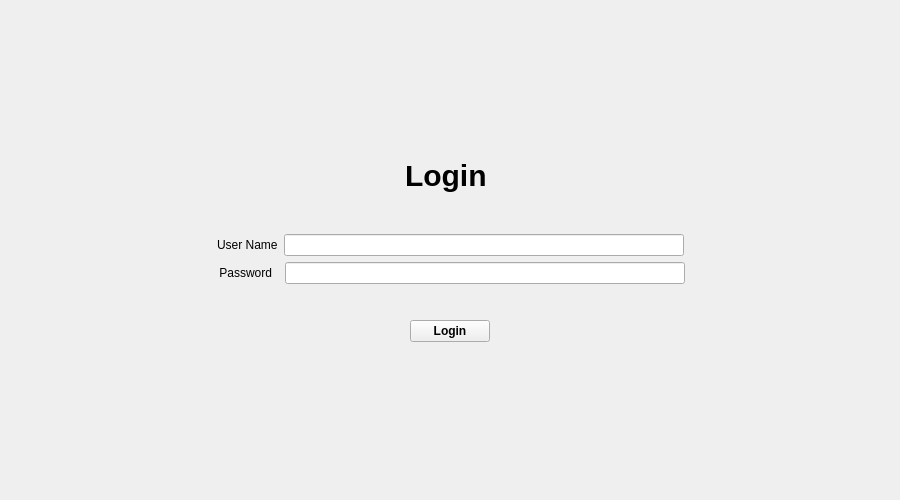
<?xml version="1.0" encoding="UTF-8"?>
<ui version="4.0">
 <class>Form</class>
 <widget class="QWidget" name="Form">
  <property name="geometry">
   <rect>
    <x>0</x>
    <y>0</y>
    <width>900</width>
    <height>500</height>
   </rect>
  </property>
  <property name="sizePolicy">
   <sizepolicy hsizetype="Maximum" vsizetype="Preferred">
    <horstretch>0</horstretch>
    <verstretch>0</verstretch>
   </sizepolicy>
  </property>
  <property name="windowTitle">
   <string>Form</string>
  </property>
  <layout class="QVBoxLayout" name="verticalLayout">
   <item>
    <spacer name="verticalSpacer">
     <property name="orientation">
      <enum>Qt::Vertical</enum>
     </property>
     <property name="sizeHint" stdset="0">
      <size>
       <width>20</width>
       <height>40</height>
      </size>
     </property>
    </spacer>
   </item>
   <item>
    <widget class="QLabel" name="label">
     <property name="styleSheet">
      <string notr="true">font-size : 30px; font-weight:Bold;</string>
     </property>
     <property name="text">
      <string>Login </string>
     </property>
     <property name="alignment">
      <set>Qt::AlignCenter</set>
     </property>
    </widget>
   </item>
   <item>
    <spacer name="verticalSpacer_4">
     <property name="orientation">
      <enum>Qt::Vertical</enum>
     </property>
     <property name="sizeType">
      <enum>QSizePolicy::Maximum</enum>
     </property>
     <property name="sizeHint" stdset="0">
      <size>
       <width>20</width>
       <height>35</height>
      </size>
     </property>
    </spacer>
   </item>
   <item>
    <layout class="QHBoxLayout" name="horizontalLayout">
     <item>
      <spacer name="horizontalSpacer_3">
       <property name="orientation">
        <enum>Qt::Horizontal</enum>
       </property>
       <property name="sizeHint" stdset="0">
        <size>
         <width>40</width>
         <height>20</height>
        </size>
       </property>
      </spacer>
     </item>
     <item>
      <widget class="QLabel" name="label_2">
       <property name="text">
        <string>User Name</string>
       </property>
      </widget>
     </item>
     <item>
      <widget class="QLineEdit" name="lineEdit">
       <property name="sizePolicy">
        <sizepolicy hsizetype="Maximum" vsizetype="Fixed">
         <horstretch>0</horstretch>
         <verstretch>0</verstretch>
        </sizepolicy>
       </property>
       <property name="minimumSize">
        <size>
         <width>400</width>
         <height>0</height>
        </size>
       </property>
       <property name="text">
        <string/>
       </property>
      </widget>
     </item>
     <item>
      <spacer name="horizontalSpacer_4">
       <property name="orientation">
        <enum>Qt::Horizontal</enum>
       </property>
       <property name="sizeHint" stdset="0">
        <size>
         <width>40</width>
         <height>20</height>
        </size>
       </property>
      </spacer>
     </item>
    </layout>
   </item>
   <item>
    <layout class="QHBoxLayout" name="horizontalLayout_2">
     <item>
      <spacer name="horizontalSpacer_5">
       <property name="orientation">
        <enum>Qt::Horizontal</enum>
       </property>
       <property name="sizeHint" stdset="0">
        <size>
         <width>40</width>
         <height>20</height>
        </size>
       </property>
      </spacer>
     </item>
     <item>
      <widget class="QLabel" name="label_3">
       <property name="text">
        <string> Password  </string>
       </property>
      </widget>
     </item>
     <item>
      <widget class="QLineEdit" name="lineEdit_2">
       <property name="sizePolicy">
        <sizepolicy hsizetype="Maximum" vsizetype="Fixed">
         <horstretch>0</horstretch>
         <verstretch>0</verstretch>
        </sizepolicy>
       </property>
       <property name="minimumSize">
        <size>
         <width>400</width>
         <height>0</height>
        </size>
       </property>
       <property name="text">
        <string/>
       </property>
       <property name="echoMode">
        <enum>QLineEdit::Password</enum>
       </property>
      </widget>
     </item>
     <item>
      <spacer name="horizontalSpacer_6">
       <property name="orientation">
        <enum>Qt::Horizontal</enum>
       </property>
       <property name="sizeHint" stdset="0">
        <size>
         <width>40</width>
         <height>20</height>
        </size>
       </property>
      </spacer>
     </item>
    </layout>
   </item>
   <item>
    <spacer name="verticalSpacer_3">
     <property name="orientation">
      <enum>Qt::Vertical</enum>
     </property>
     <property name="sizeType">
      <enum>QSizePolicy::Preferred</enum>
     </property>
     <property name="sizeHint" stdset="0">
      <size>
       <width>20</width>
       <height>30</height>
      </size>
     </property>
    </spacer>
   </item>
   <item>
    <layout class="QHBoxLayout" name="horizontalLayout_3">
     <item>
      <spacer name="horizontalSpacer">
       <property name="orientation">
        <enum>Qt::Horizontal</enum>
       </property>
       <property name="sizeHint" stdset="0">
        <size>
         <width>40</width>
         <height>20</height>
        </size>
       </property>
      </spacer>
     </item>
     <item>
      <widget class="QPushButton" name="pushButton">
       <property name="font">
        <font>
         <weight>75</weight>
         <bold>true</bold>
         <stylestrategy>PreferAntialias</stylestrategy>
        </font>
       </property>
       <property name="cursor">
        <cursorShape>PointingHandCursor</cursorShape>
       </property>
       <property name="text">
        <string>Login</string>
       </property>
      </widget>
     </item>
     <item>
      <spacer name="horizontalSpacer_2">
       <property name="orientation">
        <enum>Qt::Horizontal</enum>
       </property>
       <property name="sizeHint" stdset="0">
        <size>
         <width>40</width>
         <height>20</height>
        </size>
       </property>
      </spacer>
     </item>
    </layout>
   </item>
   <item>
    <spacer name="verticalSpacer_2">
     <property name="orientation">
      <enum>Qt::Vertical</enum>
     </property>
     <property name="sizeHint" stdset="0">
      <size>
       <width>20</width>
       <height>40</height>
      </size>
     </property>
    </spacer>
   </item>
  </layout>
 </widget>
 <resources/>
 <connections/>
</ui>
